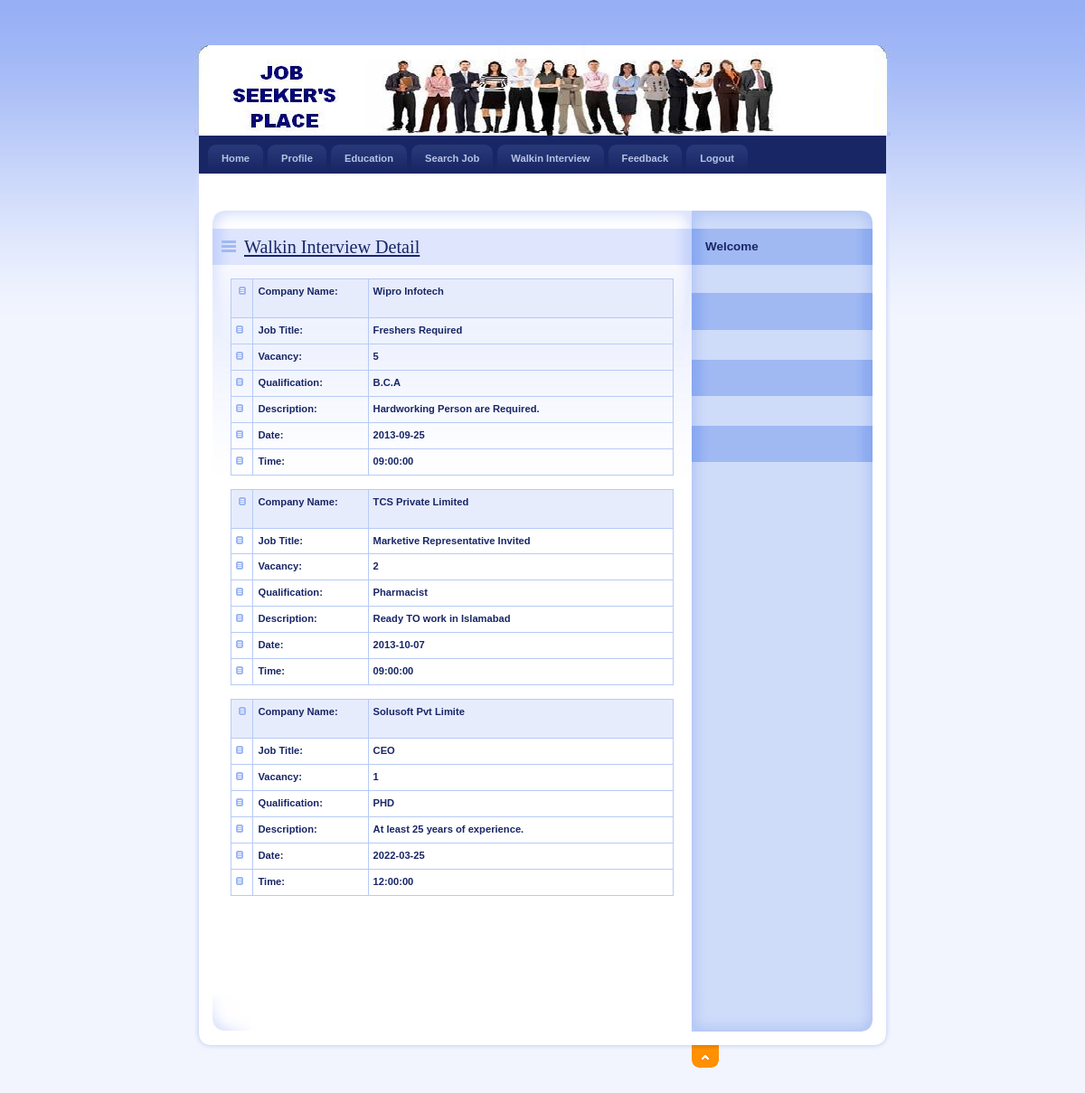
Screenshot of /JobSeeker/Walkin.php (signed in) with the database file from the repository.
### tables this page shows
CREATE TABLE `walkin_master` (
  `WalkInId` int(11) NOT NULL,
  `CompanyName` varchar(20) NOT NULL,
  `JobTitle` varchar(50) NOT NULL,
  `Vacancy` int(11) NOT NULL,
  `MinQualification` varchar(50) NOT NULL,
  `Description` varchar(100) NOT NULL,
  `InterviewDate` date NOT NULL,
  `InterviewTime` time NOT NULL
);

### JobSeeker/Walkin.php (the view, shortened to what this page needs)
<!DOCTYPE html PUBLIC "-//W3C//DTD XHTML 1.0 Strict//EN" "http://www.w3.org/TR/xhtml1/DTD/xhtml1-strict.dtd">
<html xmlns="http://www.w3.org/1999/xhtml" xml:lang="cs" lang="cs">
<head>
    <link rel="stylesheet" media="screen,projection" type="text/css" href="./css/main.css" />
    <link rel="stylesheet" media="print" type="text/css" href="./css/print.css" />
    <link rel="stylesheet" media="aural" type="text/css" href="./css/aural.css" />
</head>
<body id="www-url-cz">
<div id="main" class="box">
<?php
include "Header.php"
?>
<?php
include "menu.php"
?>
    <div id="page" class="box">
    <div id="page-in" class="box">
        <div id="strip" class="box noprint">
            <p id="breadcrumbs">&nbsp;</p>
        </div>
        <div id="content">
            <div class="article">
                <h2><span><a href="#">Walkin Interview Detail</a></span></h2>
                <?php
$con = mysqli_connect("localhost","root","","job");
$sql = "select * from Walkin_Master";
$result = mysqli_query($con,$sql);
while($row = mysqli_fetch_array($result))
{
$CompanyName=$row['CompanyName'];
$JobTitle=$row['JobTitle'];
$Vacancy=$row['Vacancy'];
$MinQualification=$row['MinQualification'];
$Description=$row['Description'];
$InterviewDate=$row['InterviewDate'];
$InterviewTime=$row['InterviewTime'];
?>
                <table width="100%" border="1" bordercolor="#1CB5F1" >
                  <tr>
                    <th width="5%" bgcolor="#1CB5F1" class="style3"><img src="../design/ico_cat.gif" alt="" width="8" height="9" /></th>
                  <th width="26%" height="32" bgcolor="#1CB5F1" class="style3"><div align="left" class="style9 style5"><strong>Company Name</strong>:</div></th>
                    <th width="69%" height="32" bgcolor="#1CB5F1" class="style3"><div align="left"><strong><?php echo $CompanyName;?></strong></div></th>
                  </tr>
                  <tr>
                    <td class="style3"><img src="../design/ico_cat.gif" alt="" width="8" height="9" /></td>
                   <td class="style3"><div align="left"><strong>Job Title:</strong></div></td>
                    <td class="style3"><div align="left" class="style9 style5"><strong><?php echo $JobTitle;?></strong></div></td>
                  </tr>
                  <tr>
                    <td class="style3"><img src="../design/ico_cat.gif" alt="" width="8" height="9" /></td>
                    <td class="style3"><div align="left" class="style9 style5"><strong>Vacancy</strong>:</div></td>
                    <td class="style3"><div align="left" class="style9 style5"><strong><?php echo $Vacancy;?></strong></div></td>
                  </tr>
                  <tr>
                    <td class="style3"><img src="../design/ico_cat.gif" alt="" width="8" height="9" /></td>
                    <td class="style3"><div align="left" class="style9 style5"><strong>Qualification:</strong></div></td>
                    <td class="style3"><div align="left" class="style9 style5"><strong><?php echo $MinQualification;?></strong></div></td>
                  </tr>
                  <tr>
                    <td class="style3"><img src="../design/ico_cat.gif" alt="" width="8" height="9" /></td>
                    <td class="style3"><div align="left" class="style9 style5"><strong>Description:</strong></div></td>
                    <td class="style3"><div align="left" class="style9 style5"><strong><?php echo $Description;?></strong></div></td>
                  </tr>
                  <tr>
                    <td class="style3"><img src="../design/ico_cat.gif" alt="" width="8" height="9" /></td>
                    <td class="style3"><div align="left" class="style9 style5"><strong>Date:</strong></div></td>
                    <td class="style3"><div align="left" class="style9 style5"><strong><?php echo $InterviewDate;?></strong></div></td>
                  </tr>
                  <tr>
                    <td class="style3"><img src="../design/ico_cat.gif" alt="" width="8" height="9" /></td>
                    <td class="style3"><div align="left" class="style9 style5"><strong>Time:</strong></div></td>
                    <td class="style3"><div align="left" class="style9 style5"><strong><?php echo $InterviewTime;?></strong></div></td>
                  </tr>
                  <?php
}
?>
  </table>
              <p>&nbsp;</p>
              <p class="btn-more box noprint">&nbsp;</p>
          </div>
        </div>
<?php
include "right.php"
?>
    </div>
    </div>
<?php
include "footer.php"
?>
</div>
</body>
</html>

### JobSeeker/Header.php (shortened to what this page needs)
<div id="header">
</div>

### JobSeeker/menu.php (shortened to what this page needs)
<div id="tabs" class="noprint">
       <ul class="box">
           <li><a href="index.php">Home<span class="tab-l"></span><span class="tab-r"></span></a></li>
           <li><a href="Profile.php">Profile<span class="tab-l"></span><span class="tab-r"></span></a></li>
           <li><a href="Education.php">Education<span class="tab-l"></span><span class="tab-r"></span></a></li>
           <li><a href="SearchJob.php">Search Job<span class="tab-l"></span><span class="tab-r"></span></a></li>
           <li><a href="Walkin.php">Walkin Interview<span class="tab-l"></span><span class="tab-r"></span></a></li>
           <li><a href="Feedback.php">Feedback<span class="tab-l"></span><span class="tab-r"></span></a></li>
           <li><a href="session_destroy.php">Logout<span class="tab-l"></span><span class="tab-r"></span></a></li>
       </ul>
</div>

### JobSeeker/right.php (shortened to what this page needs)
<div id="col" class="noprint">
            <div id="col-in">
                <h3>Welcome</h3>
                <div id="about-me">
                    <p class="style1">
                    </p>
              </div>
                <h3 >&nbsp;</h3>
              <br/>
                <h3>&nbsp;</h3>
                <br/>
                <h3>&nbsp;</h3>
<br/>
          </div>
</div>

### JobSeeker/footer.php (shortened to what this page needs)
<div id="footer">
    <div id="top" class="noprint"><p><span class="noscreen">Back on top</span> <a href="#header" title="Back on top ^">^<span></span></a></p></div>
</div>

### JobSeeker/css/main.css (style rules this page uses)
* { min-height:1px; }
body { border:0; margin:0; padding:0; background:#F2F5FE url("../design/bg.gif") 0 0 repeat-x; font:70%/160% "verdana",sans-serif; color:#192666; _text-align:center; }
a { color:#192666; }
p { border:0; margin:15px 0; padding:0; }
div { display:block; border:0; margin:0; padding:0; }
h1, h2, h3, h4, h5 { border:0; margin:15px 0 10px 0; padding:0; font-weight:bold; }
h2 { font-size:180%; line-height:100%; font-family:"georgia",serif; font-weight:normal; }
h3 { font-size:120%; line-height:100%; font-weight:bold; }
table { display:table; border-collapse:collapse; margin:15px 0; padding:0; border:1px solid #B7CAF6; font-size:100%; }
tr { display:table-row; }
th, td { display: table-cell; border:1px solid #B7CAF6; margin:0; padding:5px; vertical-align:top; text-align:left; }
th { background:#E7ECFD; text-align:center; color:#192666; font-weight:bold; }
ul, ol { display:block; border:0; margin:15px 0 15px 40px; padding:0; }
li { display:list-item; border:0; margin:0; padding:0; _height:1px; }
a, img, span { border:0; margin:0; padding:0; }
strong, .strong { font-weight:bold; }
.box { min-height:1px; _height:1px; }
.box:after { content:"."; display:block; line-height:0px; font-size:0px; visibility:hidden; clear:both; }
#main { width:770px; margin:50px auto 0 auto; _text-align:left; }
#header { position:relative; width:770px; height:100px; margin:0; padding:0; background:#233C9B url("../design/header.jpg") 0 0 no-repeat; color:#FFF; }
#tabs { background:#192666; margin:0 5px; padding:10px 0 0 0; _height:1px; }
#tabs ul { margin:0 10px; padding:0; list-style:none; }
#tabs ul li { margin:0 5px 0 0; padding:0; float:left; }
#tabs ul li a { display:block; position:relative; padding:7px 15px; border:0; background:url("../design/tab_link.gif") 0 0 repeat-x; color:#B5C4E3; font-weight:bold; text-decoration:none; cursor:pointer; }
#tabs ul li a span.tab-l, #tabs ul li a:hover span.tab-l { position:absolute; top:0; left:0; _left:-15px; width:8px; height:8px; background:url("../design/tab_link_l.gif") 0 0 no-repeat; }
#tabs ul li a span.tab-r, #tabs ul li a:hover span.tab-r { position:absolute; top:0; right:0; _right:-1px; width:8px; height:8px; background:url("../design/tab_link_r.gif") 100% 0 no-repeat; }
#page { width:770px; min-height:1px; background:#FFF url("../design/bg_page.gif") 0 0 repeat-y; _height:1px; }
#page-in { min-height:1px; padding:10px 0; background:url("../design/bg_page_in.jpg") 0 0 no-repeat; _height:1px; }
#strip { position:relative; clear:both; padding:3px 20px 10px 20px; color:#6182D1; }
#strip p { margin:0; }
#strip #breadcrumbs { width:520px; margin:0; padding:0; }
#content { float:left; width:530px; _width:550px; margin:0; padding:0 0 0 20px; }
#content .article { clear:both; margin:0; padding:20px; background:url("../design/content_article_bg.jpg") 0 0 no-repeat; }
#content .article h2 { margin:0 -20px; padding:10px; background:#DEE5FD url("../design/content_title_bg.gif") 0 0 repeat-y; color:#192666; }
#content .article h2 span { background:url("../design/ico_list.gif") 0 50% no-repeat; padding-left:25px; }
#content .article p { text-align:justify; }
#content .btn-more { margin:0 0 15px 0; padding:0; border:0; position:relative; }
#col { float:left; width:200px; margin:0; padding:0; background:#CEDBF9 url("../design/col_bg.gif") 0 0 repeat-y; }
#col-in { padding:20px 10px; background:url("../design/col_top.gif") 0 0 no-repeat; }
#col h3 { padding:13px 15px 14px 15px; margin:0 -10px 15px -10px; background:#A0B9F3 url("../design/col_title_bg.gif") 0 0 repeat-y; color:#192666; }
#col #about-me { margin-bottom:15px; line-height:130%; }
#col #about-me p { margin:0; }
#footer { position:relative; clear:both; width:770px; height:60px; margin-bottom:50px; background:url("../design/footer.jpg") 0 0 no-repeat; color:#6685CC; }
#footer a { color:#6685CC; }
#top { position:absolute; top:55px; left:550px; }
#top p { position:relative; width:30px; height:25px; margin:0; overflow:hidden; }
#top p span { display:block; position:absolute; left:0; top:0; z-index:1; width:30px; height:25px; background:url("../design/ico_top.gif") 0 0 no-repeat; cursor:pointer; }

### JobSeeker/css/aural.css (style rules this page uses)
body { voice-family:paul,male; volume:loud; speech-rate:slow; richness:90; stress:20; }
h1, h2, h3, h4, h5 { cue-before:url("ping.au"); }
p, table { pause:50ms; }
strong { pitch:medium; pitch-range:60; stress:90; richness:90; }

### JobSeeker/Walkin.php (style rules this page uses)
.style3 { font-weight: bold }

### rows the page displays
walkin_master: CompanyName "Wipro Infotech", JobTitle "Freshers Required", Vacancy "5", MinQualification "B.C.A", Description "Hardworking Person are Required.", InterviewDate "2013-09-25", InterviewTime "09:00:00"
walkin_master: CompanyName "TCS Private Limited", JobTitle "Marketive Representative Invited", Vacancy "2", MinQualification "Pharmacist", Description "Ready TO work in Islamabad", InterviewDate "2013-10-07", InterviewTime "09:00:00"
walkin_master: CompanyName "Solusoft Pvt Limite", JobTitle "CEO", Vacancy "1", MinQualification "PHD", Description "At least 25 years of experience.", InterviewDate "2022-03-25", InterviewTime "12:00:00"
